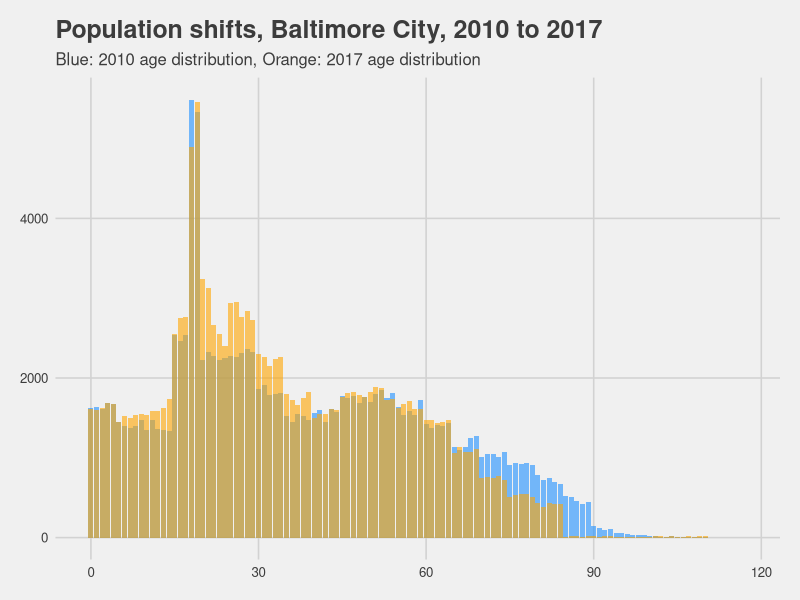
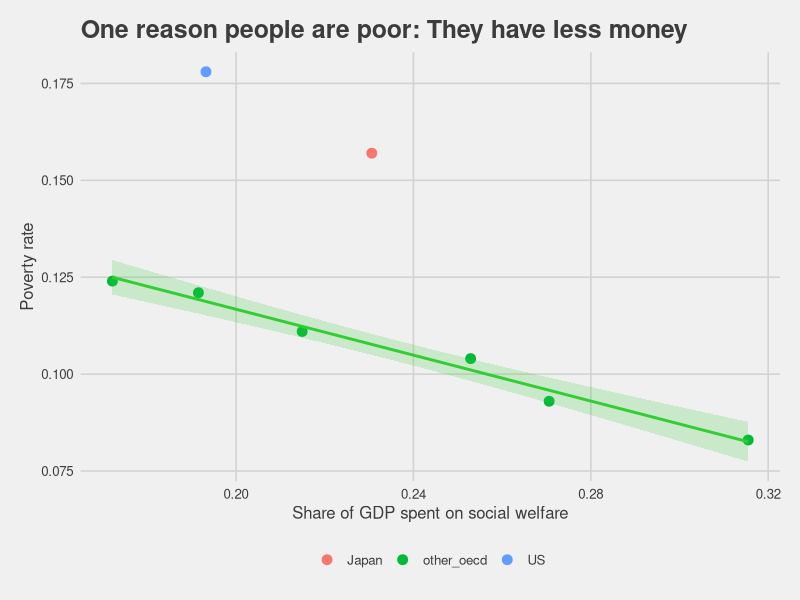

Write R code to recreate these figures, in order.
## ---- chunk 1
library(tidyverse); library(lubridate); library(scales); library(ggthemes)
## ---- chunk 2
balti_2010 <- read_csv('DEC_10_SF1.csv')
balti_2017 <- read_csv('ACS_17_5YR.csv')

raw_2010 <- vector(mode = 'integer')
raw_2017 <- vector(mode = 'integer')

for(i in 1:nrow(balti_2010)) {
  raw_2010 <- append(raw_2010, sample(x = balti_2010[[i, "min"]]:balti_2010[[i, "max"]], size = round(balti_2010[[i, "count_2010"]]), replace = T))
}

raw_2017 <- append(raw_2017, abs(round(rnorm(4000, 46, 5))))

for(i in 1:nrow(balti_2017)) {
  raw_2017 <- append(raw_2017, sample(x = balti_2017[[i, "min"]]:balti_2017[[i, "max"]], size = round(balti_2017[[i, "count_2017"]]), replace = T))
}

raw_2010 <- append(raw_2010, abs(round(rnorm(10000, 75, 10))))

raw_2017 <- append(raw_2017, abs(round(rnorm(10000, 20, 6))))
raw_2017 <- append(raw_2017, abs(round(rnorm(2000, 20, 1))))



ggplot() +
  geom_bar(data = tibble(year = 2010, age = raw_2010), mapping = aes(x = age), fill = 'dodgerblue', alpha = 0.6) +
  geom_bar(data = tibble(year = 2017, age = raw_2017), mapping = aes(x = age), fill = 'orange', alpha = 0.6) +
  labs(title = 'Population shifts, Baltimore City, 2010 to 2017',
       subtitle = 'Blue: 2010 age distribution, Orange: 2017 age distribution') +
  theme_fivethirtyeight() +
  scale_fill_fivethirtyeight()
  

## ---- chunk 3
tribble(~"country", ~"us_poverty", ~"japan_poverty", ~"oecd_poverty", ~"gdp_share_welfare",
"US",0.178,NA,NA,0.1932,
"Japan",NA,0.157,NA,0.2306,
"Canada",NA,NA,0.124,0.1721,
"Australia",NA,NA,0.121,0.1915,
"UK",NA,NA,0.111,0.2149,
"Germany",NA,NA,0.104,0.2529,
"Sweden",NA,NA,0.093,0.2706,
"France",NA,NA,0.083,0.3155) %>%
  ggplot(mapping = aes(x = gdp_share_welfare, y = oecd_poverty, na.rm = T)) +
  geom_point(size = 3, mapping = aes(color = 'other_oecd'), na.rm = T) +
  geom_smooth(method = 'lm', fill = 'limegreen', alpha = .20, color = 'limegreen', na.rm = T) +
  geom_point(size = 3, mapping = aes(color = 'US', y = (us_poverty), na.rm = T)) +
  geom_point(size = 3, mapping = aes(color = 'Japan', y = (japan_poverty), na.rm = T)) +
  labs(title = 'One reason people are poor: They have less money',
       y = 'Poverty rate',
       x = 'Share of GDP spent on social welfare') +
  theme_fivethirtyeight() +
  theme(legend.title = element_blank(),
        axis.title = element_text())
  


